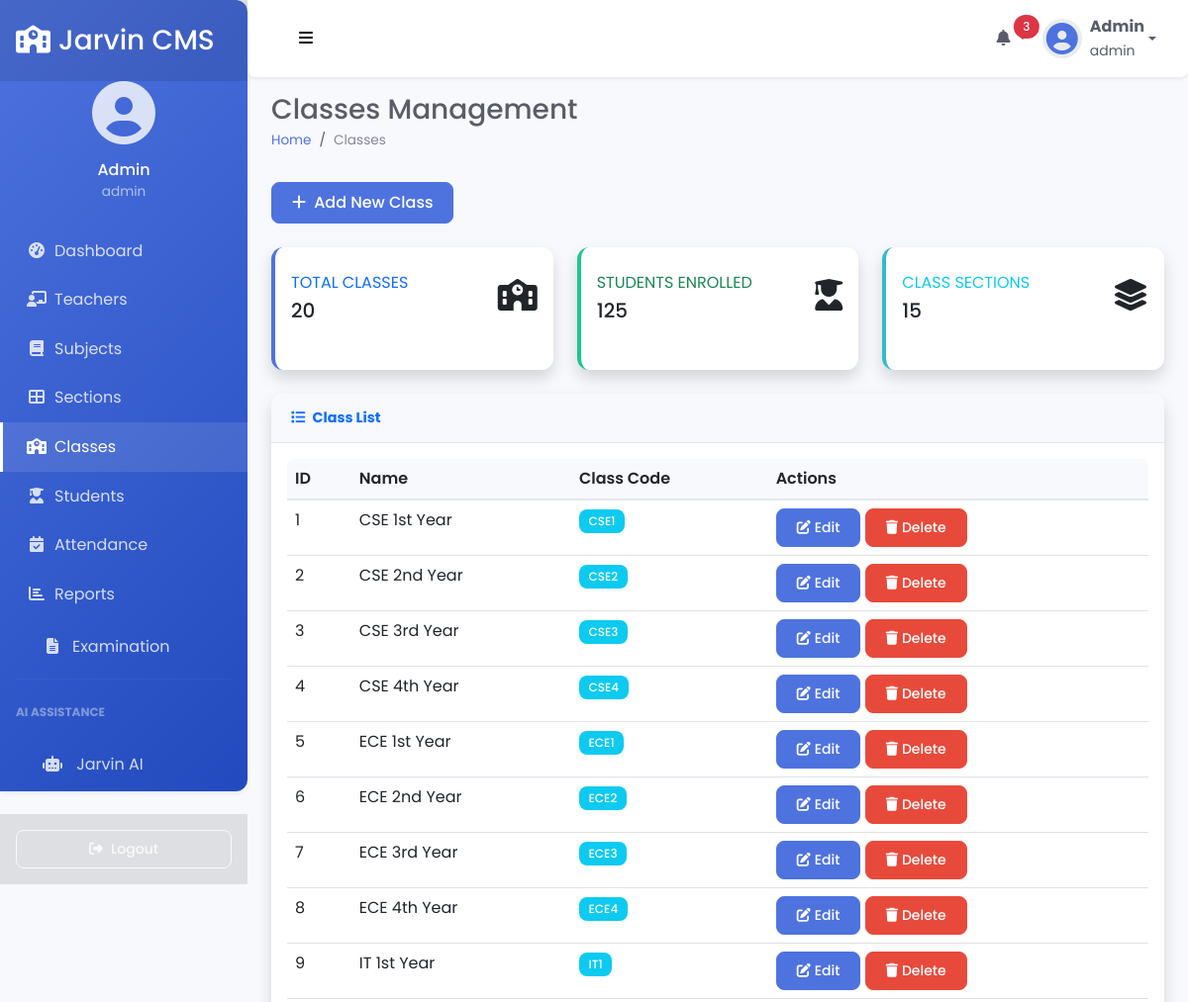
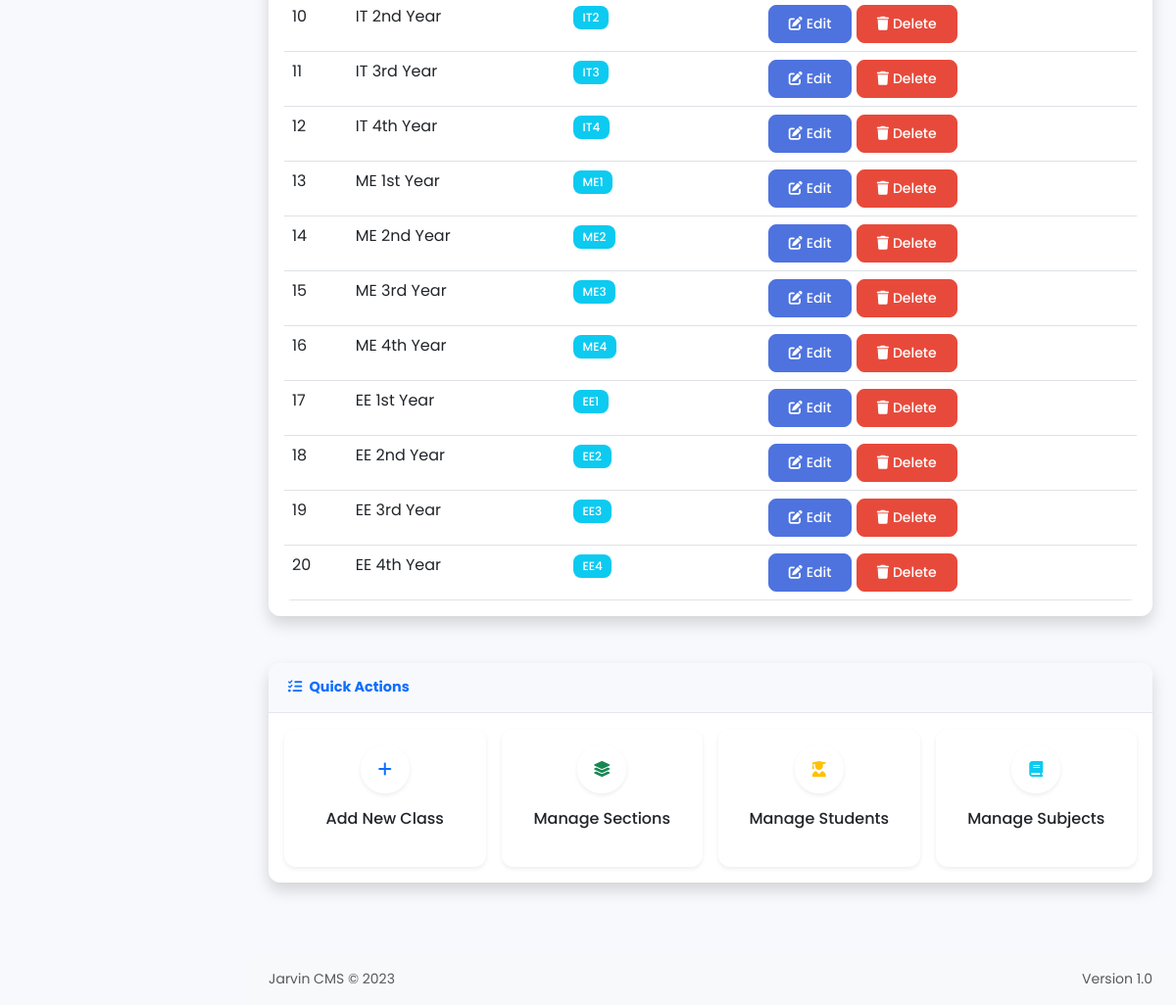
The page /classes (signed in) on the database its author committed (2 pictures, top to bottom).
### tables this page shows
CREATE TABLE sms_classes (
            id INTEGER PRIMARY KEY AUTOINCREMENT,
            name TEXT,
            code TEXT,
            section INTEGER,
            teacher_id INTEGER
        );

### app.py (the view)
@app.route("/classes", methods=['GET', 'POST'])
def classes():
    if 'loggedin' in session:
        db = get_db()
        cursor = db.cursor()
        cursor.execute('SELECT id as class_id, name, COALESCE(code, "") as code FROM sms_classes')
        classes = cursor.fetchall()
        db.close()
        return render_template("classes.html", classes=classes)
    return redirect(url_for('login'))

### app.py (called while the page is built)
def get_db():
    db = sqlite3.connect('python_sms.db')
    db.row_factory = sqlite3.Row
    return db

### templates/classes.html (shortened to what this page needs)
{% extends 'layout.html' %}
{% block header %}Classes Management{% endblock %}
{% block breadcrumb %}
<li class="breadcrumb-item active" aria-current="page">Classes</li>
{% endblock %}
{% block content %}
<div class="d-sm-flex align-items-center justify-content-between mb-4">
    <button type="button" name="add" id="addClass" class="btn btn-primary">
        <i class="fas fa-plus me-1"></i> Add New Class
    </button>
</div>
<div class="row fade-in">
    <div class="col-xl-4 col-md-6 mb-4">
        <div class="card card-stat border-left-primary shadow h-100 py-2">
            <div class="card-body">
                <div class="row no-gutters align-items-center">
                    <div class="col mr-2">
                        <div class="text-xs font-weight-bold text-primary text-uppercase mb-1">
                            Total Classes</div>
                        <div class="h5 mb-0 font-weight-bold text-gray-800">{{ classes|length }}</div>
                    </div>
                    <div class="col-auto">
                        <i class="fas fa-school fa-2x text-gray-300"></i>
                    </div>
                </div>
            </div>
        </div>
    </div>
    <div class="col-xl-4 col-md-6 mb-4">
        <div class="card card-stat border-left-success shadow h-100 py-2">
            <div class="card-body">
                <div class="row no-gutters align-items-center">
                    <div class="col mr-2">
                        <div class="text-xs font-weight-bold text-success text-uppercase mb-1">
                            Students Enrolled</div>
                        <div class="h5 mb-0 font-weight-bold text-gray-800" id="studentEnrolled">--</div>
                    </div>
                    <div class="col-auto">
                        <i class="fas fa-user-graduate fa-2x text-gray-300"></i>
                    </div>
                </div>
            </div>
        </div>
    </div>
    <div class="col-xl-4 col-md-6 mb-4">
        <div class="card card-stat border-left-info shadow h-100 py-2">
            <div class="card-body">
                <div class="row no-gutters align-items-center">
                    <div class="col mr-2">
                        <div class="text-xs font-weight-bold text-info text-uppercase mb-1">
                            Class Sections</div>
                        <div class="h5 mb-0 font-weight-bold text-gray-800" id="classSections">--</div>
                    </div>
                    <div class="col-auto">
                        <i class="fas fa-layer-group fa-2x text-gray-300"></i>
                    </div>
                </div>
            </div>
        </div>
    </div>
</div>
<div class="row">
    <div class="col-12 mb-4">
        <div class="card shadow">
            <div class="card-header py-3 d-flex flex-row align-items-center justify-content-between">
                <h6 class="m-0 font-weight-bold text-primary">
                    <i class="fas fa-list me-1"></i> Class List
                </h6>
            </div>
            <div class="card-body">
                <div class="table-responsive">
                    <table id="classList" class="table table-hover mb-0">
                        <thead class="bg-light">
                            <tr>
                                <th>ID</th>
                                <th>Name</th>
                                <th>Class Code</th>
                                <th>Actions</th>
                            </tr>
                        </thead>
                        <tbody>
                            {% for class in classes %}
                            <tr>
                                <td>{{class.class_id}}</td>
                                <td>{{class.name}}</td>
                                <td><span class="badge bg-info">{{class.code}}</span></td>
                                <td>
                                    <button type="button" class="btn btn-sm btn-primary update"
                                        data-id="{{class.class_id}}">
                                        <i class="fas fa-edit me-1"></i>Edit
                                    </button>
                                    <a href="{{ url_for('delete_class', class_id=class.class_id) }}"
                                        class="btn btn-sm btn-danger">
                                        <i class="fas fa-trash me-1"></i>Delete
                                    </a>
                                </td>
                            </tr>
                            {% endfor %}
                        </tbody>
                    </table>
                </div>
            </div>
        </div>
    </div>
</div>
<div class="row">
    <div class="col-12">
        <div class="card shadow mb-4">
            <div class="card-header py-3">
                <h6 class="m-0 font-weight-bold text-primary">
                    <i class="fas fa-tasks me-1"></i> Quick Actions
                </h6>
            </div>
            <div class="card-body">
                <div class="row g-3">
                    <div class="col-md-3">
                        <div class="card action-card h-100" id="quickAddClass" style="cursor: pointer;">
                            <div class="card-body text-center">
                                <div class="action-icon bg-primary-light text-primary rounded-circle d-flex align-items-center justify-content-center mx-auto mb-3"
                                    style="width: 50px; height: 50px;">
                                    <i class="fas fa-plus"></i>
                                </div>
                                <h6 class="card-title mb-0">Add New Class</h6>
                            </div>
                        </div>
                    </div>
                    <div class="col-md-3">
                        <a href="{{ url_for('sections') }}" class="card action-card h-100 text-decoration-none">
                            <div class="card-body text-center">
                                <div class="action-icon bg-success-light text-success rounded-circle d-flex align-items-center justify-content-center mx-auto mb-3"
                                    style="width: 50px; height: 50px;">
                                    <i class="fas fa-layer-group"></i>
                                </div>
                                <h6 class="card-title mb-0">Manage Sections</h6>
                            </div>
                        </a>
                    </div>
                    <div class="col-md-3">
                        <a href="{{ url_for('student') }}" class="card action-card h-100 text-decoration-none">
                            <div class="card-body text-center">
                                <div class="action-icon bg-warning-light text-warning rounded-circle d-flex align-items-center justify-content-center mx-auto mb-3"
                                    style="width: 50px; height: 50px;">
                                    <i class="fas fa-user-graduate"></i>
                                </div>
                                <h6 class="card-title mb-0">Manage Students</h6>
                            </div>
                        </a>
                    </div>
                    <div class="col-md-3">
                        <a href="{{ url_for('subject') }}" class="card action-card h-100 text-decoration-none">
                            <div class="card-body text-center">
                                <div class="action-icon bg-info-light text-info rounded-circle d-flex align-items-center justify-content-center mx-auto mb-3"
                                    style="width: 50px; height: 50px;">
                                    <i class="fas fa-book"></i>
                                </div>
                                <h6 class="card-title mb-0">Manage Subjects</h6>
                            </div>
                        </a>
                    </div>
                </div>
            </div>
        </div>
    </div>
</div>
{% endblock %}

### static/css/style.css (style rules this page uses)
.btn-sm { border-radius: 4px; }
.badge { font-weight: 500; padding: 5px 10px; }
:root { --primary: #4e73df; --secondary: #6c757d; --success: #1cc88a; --info: #36b9cc; --warning: #f6c23e; --danger: #e74a3b; --light: #f8f9fc; --dark: #5a5c69; --sidebar-width: 250px; --sidebar-collapsed-width: 90px; --header-height: 70px; }
body { font-family: 'Poppins', sans-serif; background: #f8f9fc; color: #5a5c69; min-height: 100vh; overflow-x: hidden; }
.card { border: none; border-radius: 0.375rem; box-shadow: 0 0.15rem 1.75rem 0 rgba(58, 59, 69, 0.1); margin-bottom: 1.5rem; transition: transform 0.2s; }
.card .card-header { background-color: #f8f9fc; border-bottom: 1px solid #e3e6f0; padding: 1rem 1.25rem; display: flex; align-items: center; justify-content: space-between; }
.card .card-header h6 { font-weight: 700; margin: 0; }
.card-stat { position: relative; overflow: hidden; }
.table { margin-bottom: 0; }
.table th { font-weight: 600; border-top: none; background-color: #f8f9fc; }
.btn { border-radius: 0.25rem; padding: 0.375rem 0.75rem; font-weight: 400; transition: all 0.15s; }
.btn-primary { background-color: var(--primary); border-color: var(--primary); }
.btn-danger { background-color: var(--danger); border-color: var(--danger); }
.btn-sm { padding: 0.25rem 0.5rem; font-size: 0.875rem; }
.fade-in { animation: fadeIn 0.5s ease-in-out; }
.badge { padding: 0.35em 0.65em; font-weight: 600; border-radius: 0.25rem; }
body { font-family: 'Poppins', sans-serif; background-color: #f8f9fc; }
.breadcrumb-item.active { color: #858796; }
.card { margin-bottom: 1.5rem; }
.card-header h6 { font-weight: 700; font-size: 0.9rem; }
.card-stat { border-left: 0.25rem solid transparent; }
.border-left-primary { border-left-color: #4e73df; }
.border-left-success { border-left-color: #1cc88a; }
.border-left-info { border-left-color: #36b9cc; }
.fade-in { animation: fadeIn 0.5s ease-in; }

### static/css/modern-theme.css (style rules this page uses)
:root { --primary-color: #4e73df; --primary-light: #5a80ee; --primary-dark: #3a63cf; --secondary-color: #858796; --success-color: #1cc88a; --info-color: #36b9cc; --warning-color: #f6c23e; --danger-color: #e74a3b; --light-color: #f8f9fc; --dark-color: #5a5c69; --border-radius-sm: 0.5rem; --border-radius-md: 0.75rem; --border-radius-lg: 1rem; --transition-speed: 0.3s; --shadow-sm: 0 .125rem .25rem rgba(0, 0, 0, .075); --shadow-md: 0 .5rem 1rem rgba(0, 0, 0, .15); --shadow-lg: 0 1rem 3rem rgba(0, 0, 0, .175); }
body { font-family: 'Poppins', sans-serif; background-color: #f8f9fc; }
.card { border: none; border-radius: var(--border-radius-md); box-shadow: var(--shadow-sm); transition: transform var(--transition-speed), box-shadow var(--transition-speed); overflow: hidden; }
.card-header { border-radius: var(--border-radius-md) var(--border-radius-md) 0 0 !important; background-color: #fff; border-bottom: 1px solid rgba(0, 0, 0, 0.05); }
.btn { border-radius: var(--border-radius-sm); padding: 0.5rem 1.25rem; transition: all var(--transition-speed); font-weight: 500; }
.btn-primary { background-color: var(--primary-color); border-color: var(--primary-color); }
.table { border-radius: var(--border-radius-sm); overflow: hidden; }
.table th { background-color: #f8f9fc; border-bottom: 2px solid #e3e6f0; }
.badge { border-radius: var(--border-radius-sm); padding: 0.5em 0.8em; font-weight: 500; }
.card-stat { border-radius: var(--border-radius-md); transition: all var(--transition-speed); }
.border-left-primary { border-left: 0.25rem solid var(--primary-color) !important; border-radius: var(--border-radius-md); }
.border-left-success { border-left: 0.25rem solid var(--success-color) !important; border-radius: var(--border-radius-md); }
.border-left-info { border-left: 0.25rem solid var(--info-color) !important; border-radius: var(--border-radius-md); }
.rounded-circle { border: 2px solid rgba(255, 255, 255, 0.8); box-shadow: var(--shadow-sm); }
.fade-in { animation: fadeIn 0.5s ease-in; }

### rows shown on the page
sms_classes: class_id "1", name "CSE 1st Year", code "CSE1"
sms_classes: class_id "2", name "CSE 2nd Year", code "CSE2"
sms_classes: class_id "3", name "CSE 3rd Year", code "CSE3"
sms_classes: class_id "4", name "CSE 4th Year", code "CSE4"
sms_classes: class_id "5", name "ECE 1st Year", code "ECE1"
sms_classes: class_id "6", name "ECE 2nd Year", code "ECE2"
sms_classes: class_id "7", name "ECE 3rd Year", code "ECE3"
sms_classes: class_id "8", name "ECE 4th Year", code "ECE4"
sms_classes: class_id "9", name "IT 1st Year", code "IT1"
sms_classes: class_id "10", name "IT 2nd Year", code "IT2"
sms_classes: class_id "11", name "IT 3rd Year", code "IT3"
sms_classes: class_id "12", name "IT 4th Year", code "IT4"
sms_classes: class_id "13", name "ME 1st Year", code "ME1"
sms_classes: class_id "14", name "ME 2nd Year", code "ME2"
sms_classes: class_id "15", name "ME 3rd Year", code "ME3"
sms_classes: class_id "16", name "ME 4th Year", code "ME4"
sms_classes: class_id "17", name "EE 1st Year", code "EE1"
sms_classes: class_id "18", name "EE 2nd Year", code "EE2"
sms_classes: class_id "19", name "EE 3rd Year", code "EE3"
sms_classes: class_id "20", name "EE 4th Year", code "EE4"

### other values the page prints
{{ session.name }} "Admin"
{{ session.role }} "admin"
{{ classes|length }} "20"
